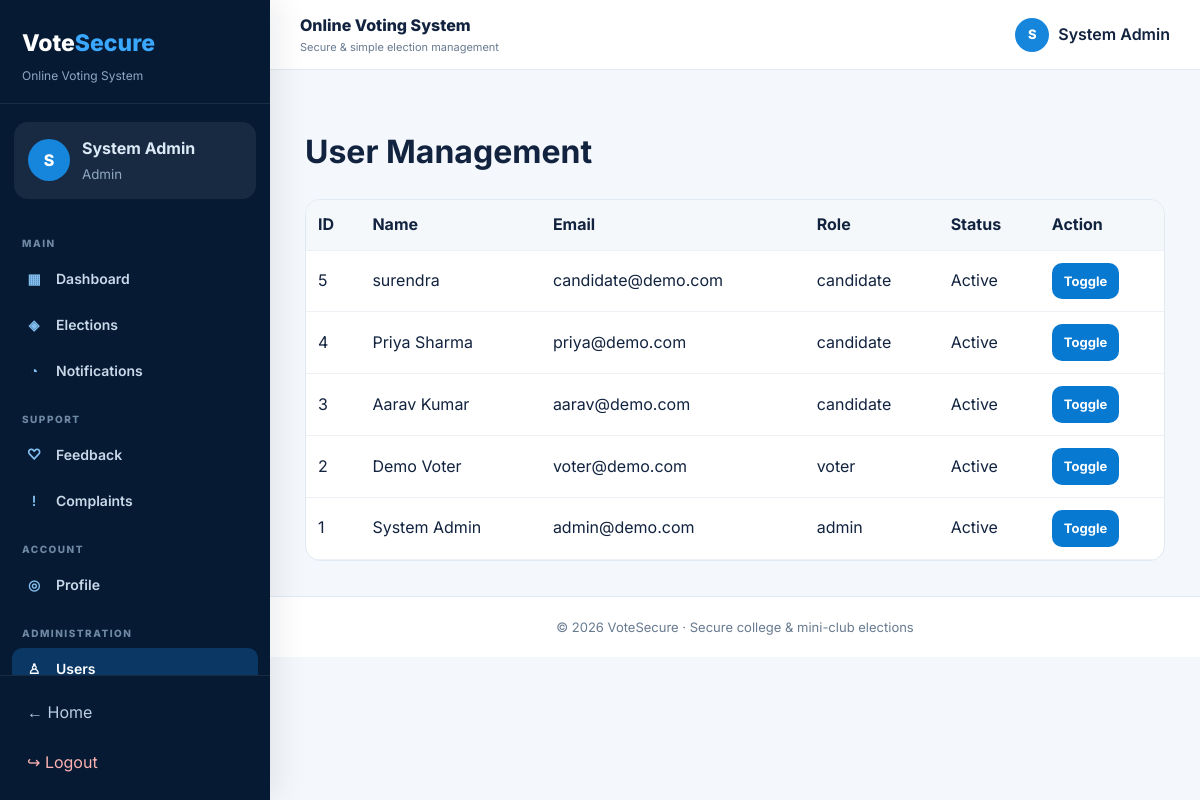
Page /admin/users (signed in) on the committed database.
### tables this page shows
CREATE TABLE users(id INTEGER PRIMARY KEY AUTOINCREMENT,name TEXT NOT NULL,email TEXT UNIQUE NOT NULL,password_hash TEXT NOT NULL,role TEXT NOT NULL CHECK(role IN ('voter','candidate','admin')),phone TEXT,language TEXT DEFAULT 'English',accessibility INTEGER DEFAULT 0,is_active INTEGER DEFAULT 1,created_at TEXT NOT NULL);

### app.py (the view)
@app.route('/admin/users')
@role_required('admin')
def admin_users():
    return render_template(
        'admin_users.html',
        users=q(
            'SELECT * FROM users ORDER BY id DESC'
        )
    )

### app.py (called while the page is built)
def get_db():
    if 'db' not in g:
        os.makedirs(
            os.path.dirname(DB_PATH),
            exist_ok=True
        )
        g.db = sqlite3.connect(DB_PATH)
        g.db.row_factory = sqlite3.Row
        g.db.execute(
            'PRAGMA foreign_keys=ON'
        )
    return g.db

def q(sql, args=(), one=False):
    cur = get_db().execute(sql, args)
    rows = cur.fetchall()
    cur.close()
    if one:
        return rows[0] if rows else None
    return rows

def role_required(*roles):
    def deco(fn):
        @wraps(fn)
        def wrap(*a, **kw):
            if not session.get('user_id'):
                return redirect(
                    url_for('login')
                )
            if session.get('role') not in roles:
                abort(403)
            return fn(*a, **kw)
        return wrap
    return deco

@app.context_processor
def common():
    unread = 0
    if session.get('user_id'):
        row = q(
            '''
            SELECT COUNT(*) AS c
            FROM notifications
            WHERE user_id=? AND is_read=0
            ''',
            (session['user_id'],),
            True
        )
        unread = row['c'] if row else 0
    current_user = None
    if session.get('user_id'):
        current_user = q(
            'SELECT * FROM users WHERE id=?',
            (session['user_id'],),
            True
        )
    return {
        'unread_notifications': unread,
        'current_user': current_user
    }

### templates/admin_users.html
{% extends 'base.html' %}{% block content %}<h1>User Management</h1>
<div class="table-wrap">
    <table>
        <tr>
            <th>ID</th>
            <th>Name</th>
            <th>Email</th>
            <th>Role</th>
            <th>Status</th>
            <th>Action</th>
        </tr>{% for u in users %}<tr>
        <td>{{u.id}}</td>
        <td>{{u.name}}</td>
        <td>{{u.email}}</td>
        <td>{{u.role}}</td>
        <td>{{'Active' if u.is_active else 'Disabled'}}</td>
        <td>
            <form method="post" action="{{url_for('toggle_user',uid=u.id)}}">
                <button class="btn small">Toggle</button>
            </form>
        </td>
    </tr>{% endfor %}</table>
</div>{% endblock %}

### templates/base.html (shortened to what this page needs)
<!doctype html>
<html lang="en">
<head>
    <link rel="stylesheet" href="{{ url_for('static', filename='css/style.css') }}">
</head>
<body>
    {% if current_user %}
        <div class="app-layout">
            <aside class="sidebar" id="sidebar">
                <div class="sidebar-brand">
                    <a href="{{ url_for('dashboard') }}" class="brand">Vote<span>Secure</span></a>
                    <p>Online Voting System</p>
                </div>
                <div class="sidebar-user">
                    <div class="avatar">{{ session.name[:1]|upper }}</div>
                    <div>
                        <strong>{{ session.name }}</strong>
                        <small>{{ session.role|capitalize }}</small>
                    </div>
                </div>
                <nav class="sidebar-nav" aria-label="Dashboard navigation">
                    <p class="nav-section-title">MAIN</p>
                    <a class="{% if request.endpoint in ['dashboard', 'voter_dashboard', 'candidate_dashboard', 'admin_dashboard'] %}active{% endif %}" href="{{ url_for('dashboard') }}">
                        <span>▦</span> Dashboard
                    </a>
                    <a class="{% if request.endpoint in ['elections', 'election_detail', 'vote', 'confirmation'] %}active{% endif %}" href="{{ url_for('elections') }}">
                        <span>◈</span> Elections
                    </a>
                    <a class="{% if request.endpoint == 'notifications' %}active{% endif %}" href="{{ url_for('notifications') }}">
                        <span>◔</span> Notifications
                    </a>
                    <p class="nav-section-title">SUPPORT</p>
                    <a class="{% if request.endpoint == 'feedback' %}active{% endif %}" href="{{ url_for('feedback') }}">
                        <span>♡</span> Feedback
                    </a>
                    <a class="{% if request.endpoint == 'complaints' %}active{% endif %}" href="{{ url_for('complaints') }}">
                        <span>!</span> Complaints
                    </a>
                    <p class="nav-section-title">ACCOUNT</p>
                    <a class="{% if request.endpoint == 'profile' %}active{% endif %}" href="{{ url_for('profile') }}">
                        <span>◎</span> Profile
                    </a>
                    {% if session.role == 'admin' %}
                        <p class="nav-section-title">ADMINISTRATION</p>
                        <a class="{% if request.endpoint == 'admin_users' %}active{% endif %}" href="{{ url_for('admin_users') }}">
                            <span>♙</span> Users
                        </a>
                    {% endif %}
                </nav>
                <div class="sidebar-bottom">
                    <a href="{{ url_for('index') }}">← Home</a>
                    <a href="{{ url_for('logout') }}" class="logout-link">↪ Logout</a>
                </div>
            </aside>
            <div class="dashboard-area">
                <header class="dashboard-topbar">
                    <div>
                        <span class="topbar-title">Online Voting System</span>
                        <small>Secure &amp; simple election management</small>
                    </div>
                    <a href="{{ url_for('profile') }}" class="topbar-profile">
                        <span class="avatar small">{{ session.name[:1]|upper }}</span>
                        <span>{{ session.name }}</span>
                    </a>
                </header>
                <main class="dashboard-content">
    {% endif %}
    {% block content %}{% endblock %}
    {% if current_user %}
                </main>
                <footer class="dashboard-footer">
                    © 2026 VoteSecure · Secure college &amp; mini-club elections
                </footer>
            </div>
        </div>
    {% else %}
        </main>
        <footer>
            © 2026 VoteSecure · Secure college &amp; mini-club elections
        </footer>
    {% endif %}
</body>
</html>

### static/css/style.css (style rules this page uses)
:root { --navy: #061a33; --blue: #0879d1; --blue-dark: #075fa5; --blue-soft: #e8f3fc; --text: #12233f; --muted: #687b90; --border: #e0e8f1; --bg: #f4f7fb; --white: #ffffff; --success: #176b3a; --danger: #a62929; }
* { box-sizing: border-box; }
html { scroll-behavior: smooth; }
body { margin: 0; font-family: Inter, Arial, sans-serif; background: var(--bg); color: var(--text); line-height: 1.6; }
a { color: var(--blue); }
button, input, select, textarea { font: inherit; }
.brand { color: var(--white); text-decoration: none; font-size: 23px; font-weight: 800; }
.brand span { color: #3aa8ff; }
.app-layout { min-height: 100vh; display: flex; }
.sidebar { width: 270px; min-width: 270px; background: #061a33; color: #dce9f7; display: flex; flex-direction: column; position: fixed; inset: 0 auto 0 0; z-index: 100; box-shadow: 8px 0 30px rgba(6, 26, 51, 0.08); }
.sidebar-brand { padding: 25px 22px 18px; border-bottom: 1px solid rgba(255, 255, 255, 0.08); }
.sidebar-brand p { margin: 4px 0 0; color: #8fa8c2; font-size: 12px; }
.sidebar-user { margin: 18px 14px; padding: 14px; border-radius: 14px; background: rgba(255, 255, 255, 0.07); display: flex; align-items: center; gap: 12px; }
.sidebar-user strong, .sidebar-user small { display: block; }
.sidebar-user small { color: #8fa8c2; margin-top: 2px; }
.avatar { width: 42px; height: 42px; border-radius: 50%; display: grid; place-items: center; flex: 0 0 auto; background: #1685dc; color: #fff; font-weight: 800; }
.avatar.small { width: 34px; height: 34px; font-size: 13px; }
.sidebar-nav { padding: 0 12px; overflow-y: auto; }
.nav-section-title { margin: 18px 10px 7px; color: #6f89a4; font-size: 10px; font-weight: 800; letter-spacing: 1.5px; }
.sidebar-nav a { display: flex; align-items: center; gap: 12px; min-height: 43px; padding: 10px 12px; margin: 3px 0; border-radius: 10px; color: #c9d9e9; text-decoration: none; font-size: 14px; font-weight: 600; transition: 0.2s ease; }
.sidebar-nav a span { width: 20px; text-align: center; color: #82bff0; }
.sidebar-nav a:hover, .sidebar-nav a.active { background: #0b3765; color: #fff; }
.sidebar-nav a.active span { color: #fff; }
.sidebar-bottom { margin-top: auto; padding: 15px; border-top: 1px solid rgba(255, 255, 255, 0.08); display: grid; gap: 7px; }
.sidebar-bottom a { color: #b9cce0; text-decoration: none; padding: 9px 12px; border-radius: 9px; }
.sidebar-bottom .logout-link { color: #ffb2b2; }
.dashboard-area { width: calc(100% - 270px); min-height: 100vh; margin-left: 270px; }
.dashboard-topbar { min-height: 70px; padding: 12px 30px; background: #fff; border-bottom: 1px solid var(--border); display: flex; align-items: center; gap: 15px; position: sticky; top: 0; z-index: 40; }
.topbar-title { display: block; font-weight: 800; color: var(--text); }
.dashboard-topbar small { display: block; color: var(--muted); font-size: 11px; }
.topbar-profile { margin-left: auto; display: flex; align-items: center; gap: 9px; color: var(--text); text-decoration: none; font-weight: 600; }
.dashboard-content { max-width: 1400px; margin: 0 auto; padding: 35px; }
.dashboard-footer { border-top: 1px solid var(--border); background: #fff; color: var(--muted); text-align: center; padding: 20px; font-size: 13px; }
footer { background: var(--navy); color: #b9c9da; text-align: center; padding: 25px; }
.btn { display: inline-block; border: 0; border-radius: 10px; background: var(--blue); color: #fff; padding: 12px 18px; text-decoration: none; cursor: pointer; font-weight: 700; transition: 0.2s ease; }
.btn.small { padding: 8px 12px; font-size: 13px; }
.table-wrap { overflow: auto; background: #fff; border-radius: 15px; border: 1px solid var(--border); }
table { width: 100%; border-collapse: collapse; }
th, td { text-align: left; padding: 12px; border-bottom: 1px solid #edf1f5; white-space: nowrap; }
th { background: #f5f8fb; }
.table-wrap form { margin: 0; }

### rows in the picture
users: name "System Admin", role "Admin", id "1", email "admin@demo.com", role "admin", is_active "Active"
users: id "5", name "surendra", email "candidate@demo.com", role "candidate", is_active "Active"
users: id "4", name "Priya Sharma", email "priya@demo.com", role "candidate", is_active "Active"
users: id "3", name "Aarav Kumar", email "aarav@demo.com", role "candidate", is_active "Active"
users: id "2", name "Demo Voter", email "voter@demo.com", role "voter", is_active "Active"

### other values in the picture
{{ session.name[:1]|upper }} "S"
